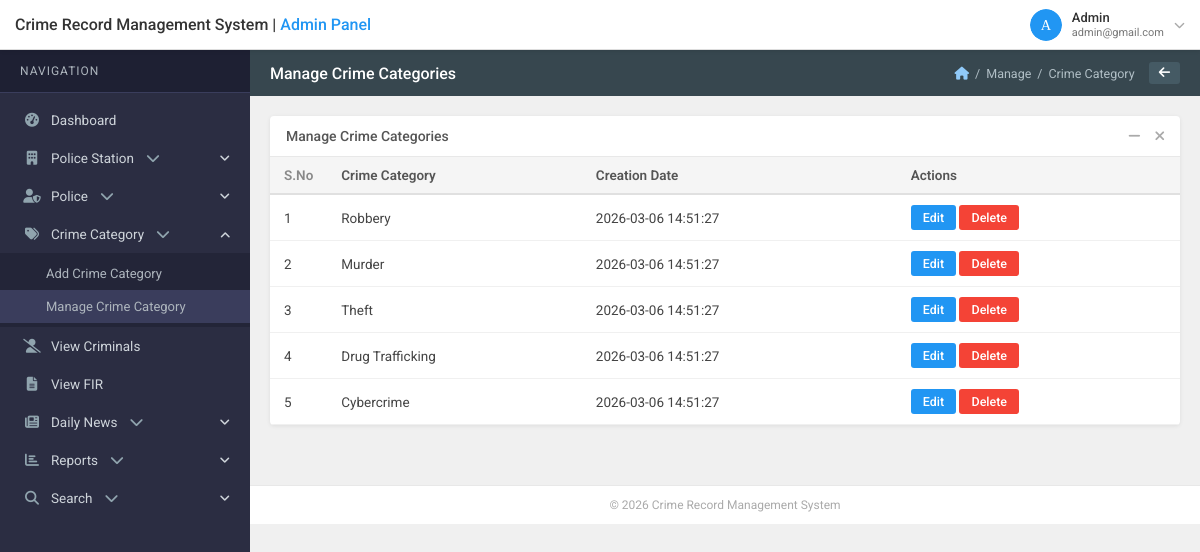
/reports/admin/manage-crime-categories.php (signed in), run on an earlier commit of the app's database.
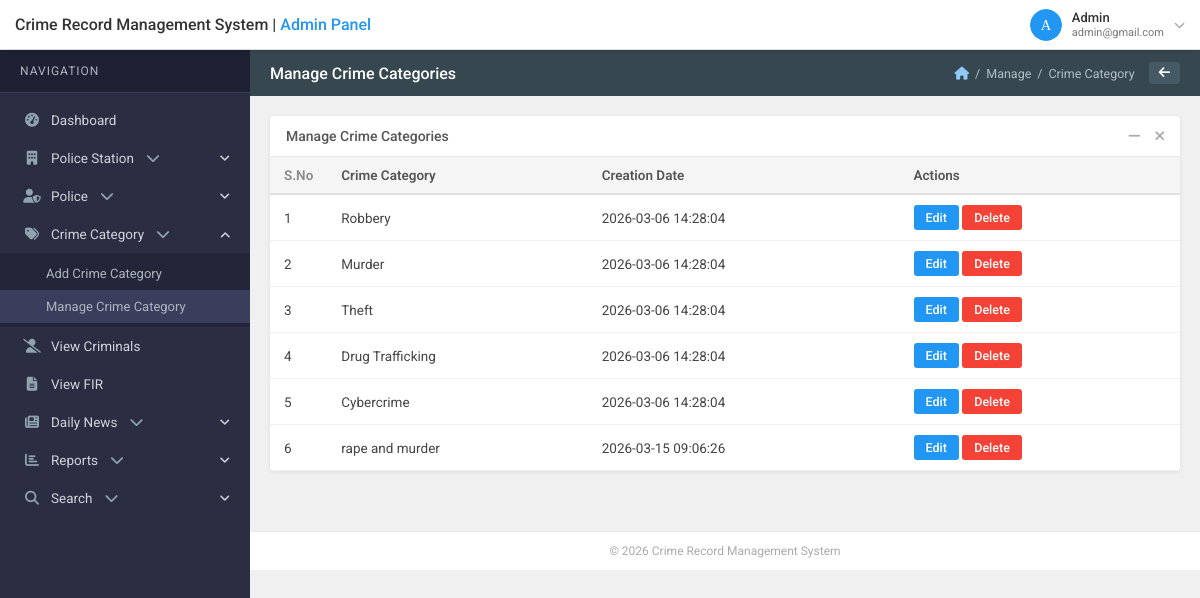
And on a later commit of the database.
### tables this page shows
CREATE TABLE `tbl_crimecategory` (
  `id` int(11) NOT NULL,
  `CrimeCategory` varchar(200) NOT NULL,
  `CreationDate` timestamp NOT NULL DEFAULT current_timestamp()
);

### reports/admin/manage-crime-categories.php (the view, shortened to what the changed rows need)
<?php
require_once '../includes/config.php';
$base_url = '../';
$breadcrumb = [['label'=>'Manage'],['label'=>'Crime Category']];
$cats = mysqli_query($con,"SELECT * FROM tbl_crimecategory ORDER BY id");
include '../includes/admin-header.php';
?>
<div class="card">
  <div class="card-body" style="padding:0;">
    <div class="table-wrapper">
      <table class="crms-table">
        <thead>
          <tr>
            <th class="sno">S.No</th>
            <th>Crime Category</th>
            <th>Creation Date</th>
            <th>Actions</th>
          </tr>
        </thead>
        <tbody>
          <?php $i=1; while($row=mysqli_fetch_assoc($cats)): ?>
          <tr>
            <td><?php echo $i++; ?></td>
            <td><?php echo htmlspecialchars($row['CrimeCategory']); ?></td>
            <td><?php echo $row['CreationDate']; ?></td>
            <td>
              <button class="btn btn-sm btn-edit" onclick="openEdit(<?php echo $row['id']; ?>,'<?php echo addslashes($row['CrimeCategory']); ?>')">Edit</button>
              <a href="manage-crime-categories.php?del=<?php echo $row['id']; ?>" class="btn btn-sm btn-delete" onclick="return confirm('Delete?')">Delete</a>
            </td>
          </tr>
          <?php endwhile; ?>
        </tbody>
      </table>
    </div>
  </div>
</div>
<?php include '../includes/admin-footer.php'; ?>

### reports/includes/admin-header.php (shortened to what the changed rows need)
<!DOCTYPE html>
<html lang="en">
<head>
<link rel="stylesheet" href="https://cdnjs.cloudflare.com/ajax/libs/font-awesome/6.4.0/css/all.min.css">
<link rel="stylesheet" href="<?php echo $base_url ?? '../'; ?>css/style.css">
</head>
<body>
<div class="main-content">
  <div class="page-header-bar">
    <div class="breadcrumb-bar">
      <a href="<?php echo $base_url ?? '../'; ?>admin/dashboard.php"><i class="fas fa-home"></i></a>
      <?php if (isset($breadcrumb)): ?>
        <?php foreach ($breadcrumb as $b): ?>
          <span>/</span>
          <?php if (isset($b['url'])): ?>
            <a href="<?php echo $b['url']; ?>"><?php echo $b['label']; ?></a>
          <?php else: ?>
            <span><?php echo $b['label']; ?></span>
          <?php endif; ?>
        <?php endforeach; ?>
      <?php else: ?>
        <span>/</span>
        <span><?php echo isset($page_title) ? htmlspecialchars($page_title) : 'Dashboard'; ?></span>
      <?php endif; ?>
      <button class="back-btn" onclick="history.back()"><i class="fas fa-arrow-left"></i></button>
    </div>
  </div>
  <div class="page-body">

What changed in the data, as far as the page shows it:
changed tbl_crimecategory "Robbery": CreationDate "2026-03-06 14:51:27" → "2026-03-06 14:28:04"
changed tbl_crimecategory "Murder": CreationDate "2026-03-06 14:51:27" → "2026-03-06 14:28:04"
changed tbl_crimecategory "Theft": CreationDate "2026-03-06 14:51:27" → "2026-03-06 14:28:04"
changed tbl_crimecategory "Drug Trafficking": CreationDate "2026-03-06 14:51:27" → "2026-03-06 14:28:04"
changed tbl_crimecategory "Cybercrime": CreationDate "2026-03-06 14:51:27" → "2026-03-06 14:28:04"
added tbl_crimecategory: CrimeCategory "rape and murder", CreationDate "2026-03-15 09:06:26"
